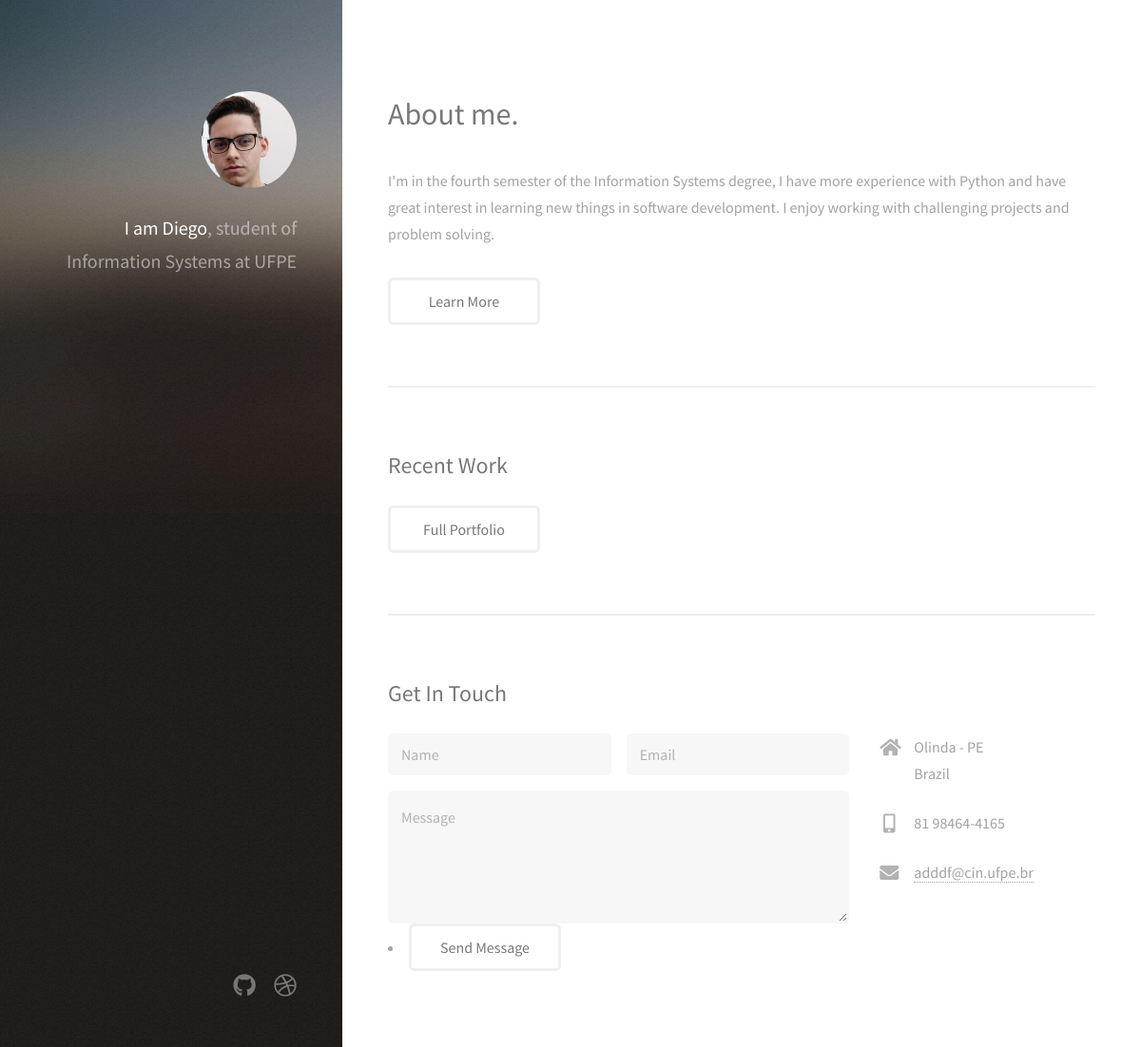
Before: / with the older database file.
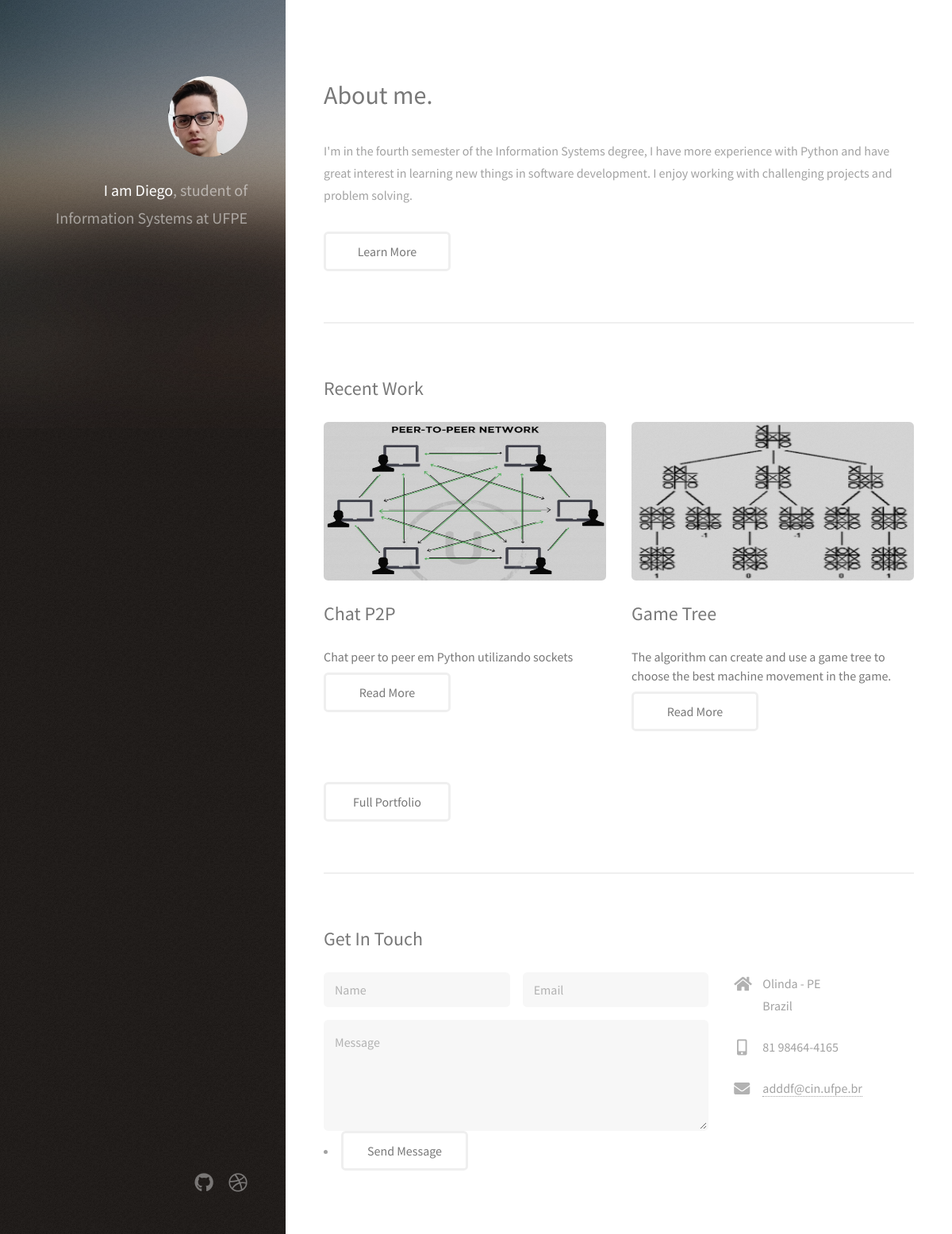
After: the same page with the newer database file.
### website/models.py (models this page shows, shortened)
class Post(models.Model):
    title = models.CharField(max_length=100)
    subtitle = models.CharField(max_length=200)
    content = models.TextField()
    category = models.CharField(
        max_length = 2,
        choices = Categories.choices,
        default = 'GR'
    )
    image = models.ImageField(upload_to='posts', null=True, blank=True)
    approved = models.BooleanField(default=True)
    moreInfo = models.URLField(default='')
    def titleSubtitle(self):
        return self.title + ' - ' + self.content
    titleSubtitle.admin_order_field = 'title'

### website/views.py (the view)
# urls.py: path('', homeBlog, name = 'home'),
def homeBlog(request):
    return render(request, 'index.html', {'posts': Post.objects.filter(approved=True)})

### website/templates/index.html (shortened to what this page needs)
{% load static %}
<!DOCTYPE HTML>
<html>
	<head>
		<link rel="stylesheet" href="{% static 'assets/css/main.css' %}" />
	</head>
	<body class="is-preload">
			<header id="header">
				<div class="inner">
					<a href="#" class="image avatar"><img src="{% static 'images/perfil.jpg' %}" alt="" /></a>
					<h1><strong>I am Diego</strong>, student of<br />
						Information Systems at UFPE<br /></h1>
				</div>
			</header>
			<div id="main">
					<section id="one">
						<header class="major">
							<h2>About me.</h2>
						</header>
						<p>I'm in the fourth semester of the Information Systems degree,
						I have more experience with Python and have great interest in learning new things in software development. I enjoy working with challenging projects and problem solving.</p>
						<ul class="actions">
							<li><a href="https://www.linkedin.com/in/alisson-fonseca-4204b5191/" class="button">Learn More</a></li>
						</ul>
					</section>
					<section id="two">
						<h2>Recent Work</h2>
						<div class="row">
							{% for post in posts%}
								<article class="col-6 col-12-xsmall work-item">
									{% if post.image %}
										<a href="{{ post.image.url }}" class="image fit thumb">
											<img src="{{ post.image.url }}" alt="" width="300px" height="200px"/></a>
									{% else %}
										<a href="{% static 'images/fulls/01.jpg' %}" class="image fit thumb">
											<img src="{% static 'images/fulls/01.jpg' %}" alt="" /></a>
									{% endif %}
									<h2>{{ post.title }}</h2>
									<h3>{{ post.subtitle }}</h3>
									<ul class="actions">
										<li><a href="{% url 'postDetail' post.id %}" class="button">Read More</a></li>
									</ul>
								</article>
							{% endfor %}
						</div>
						<ul class="actions">
							<li><a href="https://github.com/diegodnz" class="button">Full Portfolio</a></li>
						</ul>
					</section>
					<section id="three">
						<h2>Get In Touch</h2>
						<div class="row">
							<div class="col-8 col-12-small">
								<form method="post" action="{% url 'saveForm' %}">
									<div class="row gtr-uniform gtr-50">
										<div class="col-6 col-12-xsmall"><input type="text" name="name" id="name" placeholder="Name" /></div>
										<div class="col-6 col-12-xsmall"><input type="email" name="email" id="email" placeholder="Email" /></div>
										<div class="col-12"><textarea name="message" id="message" placeholder="Message" rows="4"></textarea></div>
									</div>
									<li><input type="submit" value="Send Message" /></li>
								</form>
							</div>
							<div class="col-4 col-12-small">
								<ul class="labeled-icons">
									<li>
										<h3 class="icon solid fa-home"><span class="label">Address</span></h3>
										Olinda - PE<br />
										Brazil<br />
									</li>
									<li>
										<h3 class="icon solid fa-mobile-alt"><span class="label">Phone</span></h3>
										81 98464-4165
									</li>
									<li>
										<h3 class="icon solid fa-envelope"><span class="label">Email</span></h3>
										<a href="#">adddf@cin.ufpe.br</a>
									</li>
								</ul>
							</div>
						</div>
					</section>
			</div>
			<footer id="footer">
				<div class="inner">
					<ul class="icons">
						<li><a href="https://github.com/diegodnz" class="icon brands fa-github"><span class="label">Github</span></a></li>
						<li><a href="https://www.linkedin.com/in/alisson-fonseca-4204b5191/" class="icon brands fa-dribbble"><span class="label">Dribbble</span></a></li>
					</ul>
				</div>
			</footer>
	</body>
</html>

Changed rows visible on the page:
now on this page (row edited): Post: image (picture), title "Chat P2P", subtitle "Chat peer to peer em Python utilizando sockets"
now on this page (row edited): Post: image (picture), title "Game Tree", subtitle "The algorithm can create and use a game tree to choose the best machine movement in the game."
